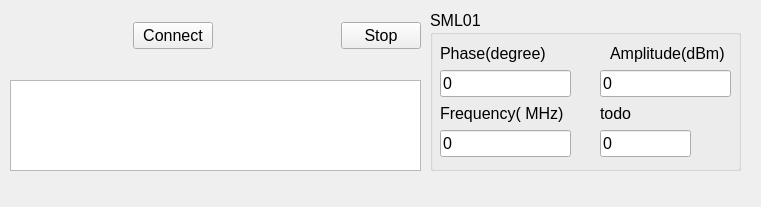
<?xml version="1.0" encoding="UTF-8"?>
<ui version="4.0">
 <class>MainWindow</class>
 <widget class="QMainWindow" name="MainWindow">
  <property name="geometry">
   <rect>
    <x>0</x>
    <y>0</y>
    <width>761</width>
    <height>207</height>
   </rect>
  </property>
  <property name="windowTitle">
   <string>MainWindow</string>
  </property>
  <widget class="QWidget" name="centralwidget">
   <widget class="QTextBrowser" name="msgbox">
    <property name="geometry">
     <rect>
      <x>10</x>
      <y>80</y>
      <width>411</width>
      <height>91</height>
     </rect>
    </property>
    <property name="font">
     <font>
      <pointsize>14</pointsize>
     </font>
    </property>
   </widget>
   <widget class="QWidget" name="horizontalLayoutWidget">
    <property name="geometry">
     <rect>
      <x>10</x>
      <y>10</y>
      <width>411</width>
      <height>51</height>
     </rect>
    </property>
    <layout class="QHBoxLayout" name="horizontalLayout_9">
     <item>
      <spacer name="horizontalSpacer">
       <property name="orientation">
        <enum>Qt::Horizontal</enum>
       </property>
       <property name="sizeHint" stdset="0">
        <size>
         <width>40</width>
         <height>20</height>
        </size>
       </property>
      </spacer>
     </item>
     <item>
      <widget class="QPushButton" name="button_init">
       <property name="font">
        <font>
         <pointsize>12</pointsize>
        </font>
       </property>
       <property name="text">
        <string>Connect</string>
       </property>
      </widget>
     </item>
     <item>
      <spacer name="horizontalSpacer_2">
       <property name="orientation">
        <enum>Qt::Horizontal</enum>
       </property>
       <property name="sizeHint" stdset="0">
        <size>
         <width>40</width>
         <height>20</height>
        </size>
       </property>
      </spacer>
     </item>
     <item>
      <widget class="QPushButton" name="button_stop">
       <property name="font">
        <font>
         <pointsize>12</pointsize>
        </font>
       </property>
       <property name="text">
        <string>Stop</string>
       </property>
      </widget>
     </item>
    </layout>
   </widget>
   <widget class="QGroupBox" name="groupBox">
    <property name="geometry">
     <rect>
      <x>430</x>
      <y>10</y>
      <width>311</width>
      <height>161</height>
     </rect>
    </property>
    <property name="font">
     <font>
      <pointsize>12</pointsize>
     </font>
    </property>
    <property name="title">
     <string>SML01</string>
    </property>
    <widget class="QLabel" name="txt_nbr_bram_10">
     <property name="geometry">
      <rect>
       <x>170</x>
       <y>90</y>
       <width>81</width>
       <height>27</height>
      </rect>
     </property>
     <property name="font">
      <font>
       <pointsize>12</pointsize>
      </font>
     </property>
     <property name="text">
      <string>todo</string>
     </property>
    </widget>
    <widget class="QLabel" name="txt_nbr_bram_7">
     <property name="geometry">
      <rect>
       <x>180</x>
       <y>30</y>
       <width>121</width>
       <height>27</height>
      </rect>
     </property>
     <property name="font">
      <font>
       <pointsize>12</pointsize>
      </font>
     </property>
     <property name="text">
      <string>Amplitude(dBm)</string>
     </property>
    </widget>
    <widget class="QLineEdit" name="ui_amp">
     <property name="geometry">
      <rect>
       <x>170</x>
       <y>60</y>
       <width>131</width>
       <height>27</height>
      </rect>
     </property>
     <property name="font">
      <font>
       <pointsize>12</pointsize>
      </font>
     </property>
     <property name="text">
      <string>0</string>
     </property>
    </widget>
    <widget class="QLineEdit" name="ui_phase">
     <property name="geometry">
      <rect>
       <x>10</x>
       <y>60</y>
       <width>131</width>
       <height>27</height>
      </rect>
     </property>
     <property name="font">
      <font>
       <pointsize>12</pointsize>
      </font>
     </property>
     <property name="text">
      <string>0</string>
     </property>
    </widget>
    <widget class="QLabel" name="txt_nbr_bram_11">
     <property name="geometry">
      <rect>
       <x>10</x>
       <y>90</y>
       <width>131</width>
       <height>27</height>
      </rect>
     </property>
     <property name="font">
      <font>
       <pointsize>12</pointsize>
      </font>
     </property>
     <property name="text">
      <string>Frequency( MHz)</string>
     </property>
    </widget>
    <widget class="QLabel" name="txt_nbr_bram_6">
     <property name="geometry">
      <rect>
       <x>10</x>
       <y>30</y>
       <width>131</width>
       <height>27</height>
      </rect>
     </property>
     <property name="font">
      <font>
       <pointsize>12</pointsize>
      </font>
     </property>
     <property name="text">
      <string>Phase(degree)</string>
     </property>
    </widget>
    <widget class="QLineEdit" name="ui_freq">
     <property name="geometry">
      <rect>
       <x>10</x>
       <y>120</y>
       <width>131</width>
       <height>27</height>
      </rect>
     </property>
     <property name="font">
      <font>
       <pointsize>12</pointsize>
      </font>
     </property>
     <property name="text">
      <string>0</string>
     </property>
    </widget>
    <widget class="QLineEdit" name="ui_ch0_phi_std">
     <property name="geometry">
      <rect>
       <x>170</x>
       <y>120</y>
       <width>91</width>
       <height>27</height>
      </rect>
     </property>
     <property name="font">
      <font>
       <pointsize>12</pointsize>
      </font>
     </property>
     <property name="text">
      <string>0</string>
     </property>
    </widget>
   </widget>
  </widget>
  <widget class="QMenuBar" name="menubar">
   <property name="geometry">
    <rect>
     <x>0</x>
     <y>0</y>
     <width>761</width>
     <height>20</height>
    </rect>
   </property>
  </widget>
 </widget>
 <resources/>
 <connections/>
</ui>
